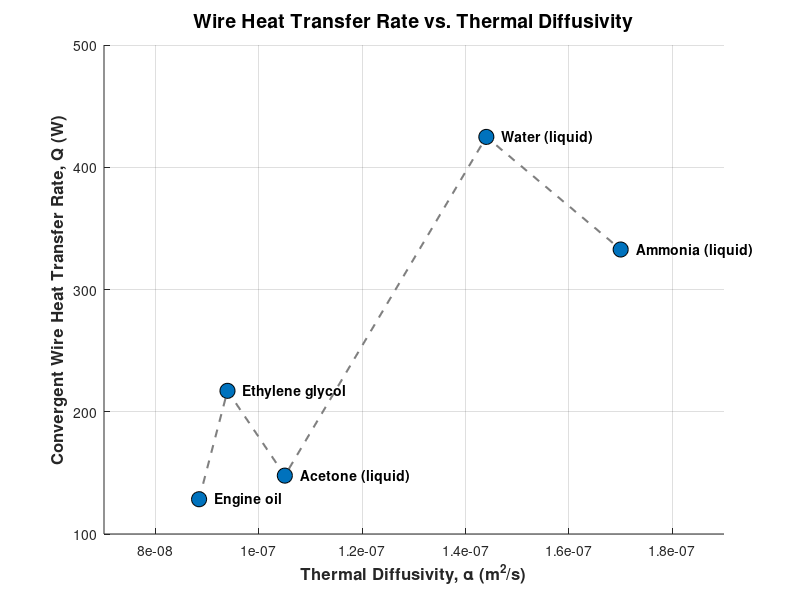

Recreate this plot in MATLAB.
clear; clc; close all;

%% 1. Define the Data (Mercury replaced with Acetone)
fluids = {'Water (liquid)', 'Engine oil', 'Ethylene glycol', 'Ammonia (liquid)', 'Acetone (liquid)'};

% Thermal Diffusivity (m^2/s)
alpha = [1.44e-7, 8.84e-8, 9.39e-8, 1.70e-7, 1.05e-7];

% Convergent Wire Heat Transfer Rate (W)
Q = [424.81702, 128.44569, 217.10587, 332.71158, 147.75275];

%% 2. Create the Figure and Plot Data
figure('Color', 'w', 'Position', [100, 100, 750, 500]);
hold on;

% Plot the trendline (Linear scale trend)
% We sort the data first so the line draws smoothly from left to right
[alpha_sorted, idx] = sort(alpha);
Q_sorted = Q(idx);
plot(alpha_sorted, Q_sorted, '--', 'Color', [0.5, 0.5, 0.5], 'LineWidth', 1.5);

% Plot individual data points with custom styling
scatter_handle = scatter(alpha, Q, 120, 'filled', ...
    'MarkerFaceColor', [0, 0.4470, 0.7410], ...
    'MarkerEdgeColor', 'k');

%% 3. Apply Linear Scaling and Labels
set(gca, 'XScale', 'linear'); % Switched to linear since Mercury is removed
grid on;
set(gca, 'XGrid', 'on', 'YGrid', 'on', 'MinorGridLineStyle', ':');

xlabel('Thermal Diffusivity, \alpha (m^2/s)', 'FontSize', 12, 'FontWeight', 'bold');
ylabel('Convergent Wire Heat Transfer Rate, Q (W)', 'FontSize', 12, 'FontWeight', 'bold');
title('Wire Heat Transfer Rate vs. Thermal Diffusivity', 'FontSize', 14, 'FontWeight', 'bold');

%% 4. Proactively Annotate Each Data Point
% Dynamically positions the text labels so they don't overlap the markers
for i = 1:length(fluids)
    % Using a small linear shift instead of a multiplier for text spacing
    text(alpha(i) + 3e-9, Q(i), fluids{i}, ...
        'FontSize', 10, ...
        'FontWeight', 'bold', ...
        'VerticalAlignment', 'middle', ...
        'HorizontalAlignment', 'left');
end

%% 5. Clean up Axis Limits for Presentation
xlim([7e-8, 1.9e-7]); % Zoomed in on the 10^-8 to 10^-7 range
ylim([100, 500]);     % Zoomed in around your 128W to 424W range

hold off;
